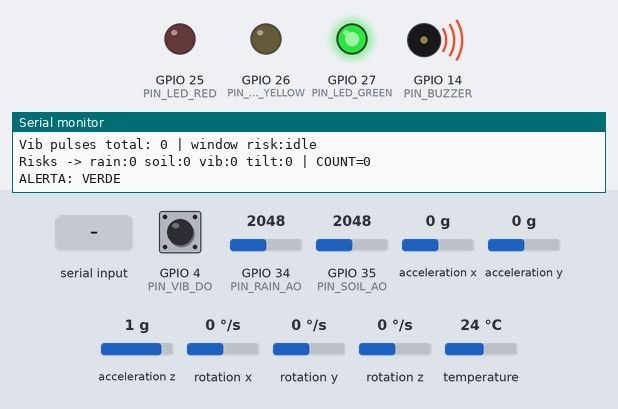
Simulated run of this sketch. Board: ESP32. Parts: output pins drawn as LEDs (lit = HIGH), buzzer (waves = sounding, pin HIGH), the last lines printed to the serial monitor. The test bench sets the inputs (shaded band); at power-on: acceleration z 1 g, GPIO 4 (PIN_VIB_DO) LOW, GPIO 34 (PIN_RAIN_AO) = 2048, GPIO 35 (PIN_SOIL_AO) = 2048, acceleration x 0 g, acceleration y 0 g, rotation x 0 °/s, rotation y 0 °/s, rotation z 0 °/s, temperature 24 °C (analog values on the 0–4095 scale).

Above: at 4.7 s.
4.8 s: acceleration z set to 0 g
7.1 s: GPIO 4 (PIN_VIB_DO) pulsed HIGH 5 times (0.12 s each, 0.3 s apart)
At 9.9 s:
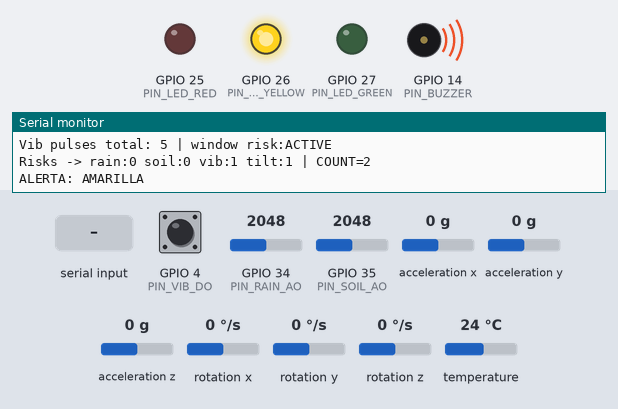
11.0 s: "c" received over Serial
At 14.8 s:
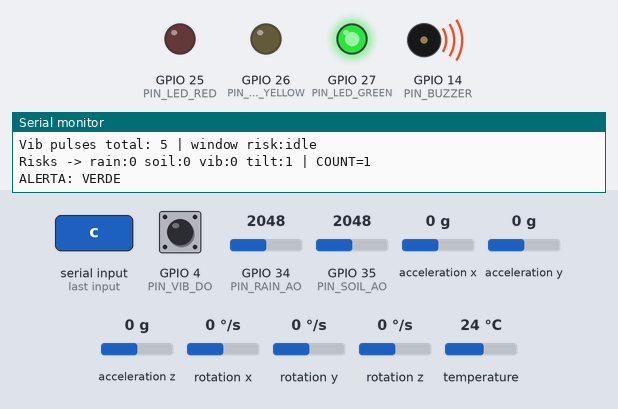
Timing chart, 0 to 16.3 s (numbered marks = the images above; inputs shaded):
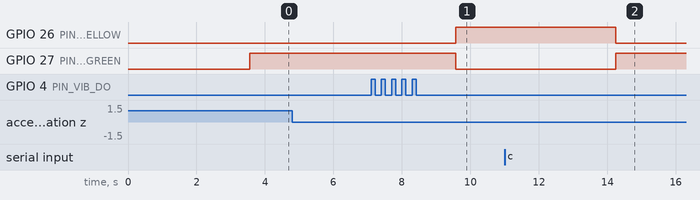

The sketch:

DeslizamientosDeTierra.ino
```cpp
/*
  ESP32 – Alerta de deslizamientos (IMU calibrada, lluvia intensidad/binario,
  vibración, humedad, LEDs, y BUZZER SOLO en ROJO con control activo-bajo/alto)
*/

#include <Wire.h>
#include <Adafruit_MPU6050.h>
#include <Adafruit_Sensor.h>

//===================== CONFIGURACIÓN =====================//
#define RAIN_MODE_BINARY 0             // 0=intensidad (0..100%), 1=binario
enum SoilType { CAPACITIVE, RESISTIVE };
const SoilType SOIL_SENSOR_TYPE = CAPACITIVE;

//---- Pines (ESP32 DevKit V1)
const int PIN_RAIN_AO   = 34;   // ADC1_CH6
const int PIN_SOIL_AO   = 35;   // ADC1_CH7
const int PIN_VIB_DO    = 4;    // Vibración (digital)
const int PIN_LED_RED   = 25;
const int PIN_LED_YELLOW= 26;
const int PIN_LED_GREEN = 27;
const int PIN_BUZZER    = 14;   // Buzzer

//---- Buzzer: si tu buzzer/módulo/transistor es activo-bajo, deja 1
#define BUZZER_ACTIVE_LOW 1

// Utilidades buzzer
inline void BUZZER_WRITE(bool on){
  // si es activo-bajo: ON -> LOW, OFF -> HIGH
  digitalWrite(PIN_BUZZER, BUZZER_ACTIVE_LOW ? !on : on);
}
inline void BUZZER_OFF(){ BUZZER_WRITE(false); }
inline void BUZZER_ON(){  BUZZER_WRITE(true);  }

//---- ADC / Atenuación
#include "driver/adc.h"
#include "esp_adc_cal.h"

//---- MPU6050
Adafruit_MPU6050 mpu;

//---- Promedios simples
template <size_t N>
struct MovingAvg {
  int buf[N]; size_t idx=0; bool filled=false; long sum=0;
  void add(int v){ sum -= filled ? buf[idx] : 0; buf[idx]=v; sum += v; idx=(idx+1)%N; if(idx==0) filled=true; }
  float avg() const { size_t n = filled?N:idx; return n? (float)sum/n : 0.0f; }
};
MovingAvg<10> rainAvg;
MovingAvg<10> soilAvg;

//---- Calibración lluvia (intensidad)
int RAIN_ADC_DRY = 4000;     // seco ≈ alto
int RAIN_ADC_WET = 1200;     // muy mojado ≈ bajo
const uint32_t RAIN_HOLD_MS = 4000;

//---- Lluvia binario
const int   RAIN_WET_ADC_THRESH  = 1600;

//---- Humedad de suelo
const int SOIL_WET_ADC_CAP  = 1800;  // capacitivo: <1800 -> muy húmedo
const int SOIL_WET_ADC_RES  = 2800;  // resistivo:  >2800 -> muy húmedo
const uint32_t SOIL_HOLD_MS = 5000;

//---- Vibración
volatile uint32_t vibPulses = 0;
void IRAM_ATTR vibISR(){ vibPulses++; }
const uint32_t VIB_WINDOW_MS   = 2000;
const uint32_t VIB_PULSES_RISK = 3;
const uint32_t VIB_HOLD_MS     = 3000;

//==== Inclinación / aceleración (con baseline y filtros) ====//
float ROLL_OFFS = 0.0f, PITCH_OFFS = 0.0f;
const float TILT_ABS_DEG_THRESH = 12.0f;
const float TILT_RATE_DEG_PER_H  = 0.20f;
const float SHOCK_G_THRESH       = 0.80f;
const uint32_t IMU_WARMUP_MS     = 800;
const uint32_t IMU_BASELINE_MS   = 2000;
const uint32_t RATE_MIN_DT_MS    = 1000;

//===================== ESTADO =====================//
unsigned long lastReport = 0;
unsigned long lastTiltRateTick = 0;
float lastRollRel=0, lastPitchRel=0;
bool haveLastAngles = false;

unsigned long rainWetSince = 0;
unsigned long soilWetSince = 0;
unsigned long vibActiveSince = 0;
uint32_t lastVibPulseSnapshot = 0;
unsigned long lastVibSnapshotMs = 0;

// Buzzer (solo ROJO)
bool buzzerOn = false;
unsigned long lastBuzzToggle = 0;
const uint32_t BUZZ_PERIOD_MS = 300;

//===================== UTILIDADES =====================//
float clampf(float v, float lo, float hi){ return v<lo?lo:(v>hi?hi:v); }
void computeAngles(const sensors_event_t& a, float& rollDeg, float& pitchDeg){
  float ax=a.acceleration.x, ay=a.acceleration.y, az=a.acceleration.z;
  rollDeg  = atan2f(ay, az) * 180.0f / PI;
  pitchDeg = atan2f(-ax, sqrtf(ay*ay + az*az)) * 180.0f / PI;
}
float mapWetPercentFromADC(int adc, int dryADC, int wetADC){
  if(wetADC >= dryADC) wetADC = dryADC - 1;
  adc = constrain(adc, wetADC, dryADC);
  float pct = (float)(dryADC - adc) / (float)(dryADC - wetADC) * 100.0f;
  return clampf(pct, 0, 100);
}
void calibrateIMU() {
  Serial.println("Calibrando IMU (quieto)...");
  unsigned long t0 = millis();
  while(millis() - t0 < IMU_WARMUP_MS) { delay(5); }
  const int N = 200;
  double sumR=0, sumP=0;
  for(int i=0;i<N;i++){
    sensors_event_t a, g, temp; mpu.getEvent(&a,&g,&temp);
    float r,p; computeAngles(a,r,p); sumR += r; sumP += p;
    delay(IMU_BASELINE_MS / N);
  }
  ROLL_OFFS  = (float)(sumR / N);
  PITCH_OFFS = (float)(sumP / N);
  haveLastAngles = false;
  Serial.printf("Baseline -> roll0=%.2f°, pitch0=%.2f°\n", ROLL_OFFS, PITCH_OFFS);
}

//===================== SETUP =====================//
void setup() {
  Serial.begin(115200); delay(300);

  analogReadResolution(12);
  analogSetPinAttenuation(PIN_RAIN_AO, ADC_11db);
  analogSetPinAttenuation(PIN_SOIL_AO, ADC_11db);

  pinMode(PIN_LED_RED, OUTPUT);
  pinMode(PIN_LED_YELLOW, OUTPUT);
  pinMode(PIN_LED_GREEN, OUTPUT);
  pinMode(PIN_BUZZER, OUTPUT);
  BUZZER_OFF(); // MUY IMPORTANTE: apaga según polaridad

  pinMode(PIN_VIB_DO, INPUT_PULLDOWN);
  attachInterrupt(digitalPinToInterrupt(PIN_VIB_DO), vibISR, RISING);
  lastVibSnapshotMs = millis();

  Wire.begin(21,22);
  if(!mpu.begin()){
    Serial.println("ERROR: MPU6050 no detectado.");
    while(1){ digitalWrite(PIN_LED_RED, !digitalRead(PIN_LED_RED)); delay(200); }
  }
  mpu.setAccelerometerRange(MPU6050_RANGE_4_G);
  mpu.setGyroRange(MPU6050_RANGE_250_DEG);
  mpu.setFilterBandwidth(MPU6050_BAND_10_HZ);

  calibrateIMU();

  Serial.println("\nEscribe 'c' + Enter para recalibrar IMU cuando esté quieto.");
  Serial.println("Nota: 4095 en seco (lluvia/suelo) es normal con estos módulos.");
}

//===================== LOOP =====================//
void loop() {
  // Recalibración por Serial
  if(Serial.available()){
    char ch = Serial.read();
    if(ch=='c' || ch=='C'){ calibrateIMU(); }
  }

  // 1) Lecturas
  int rainRaw = analogRead(PIN_RAIN_AO);
  int soilRaw = analogRead(PIN_SOIL_AO);
  rainAvg.add(rainRaw);
  soilAvg.add(soilRaw);

  sensors_event_t a, g, temp;
  mpu.getEvent(&a, &g, &temp);

  float rollAbs, pitchAbs; computeAngles(a, rollAbs, pitchAbs);
  float rollRel  = rollAbs  - ROLL_OFFS;
  float pitchRel = pitchAbs - PITCH_OFFS;

  // Tasa de inclinación (deg/h)
  unsigned long tnow = millis();
  static float rateLP = 0.0f;
  float tiltRateDegPerHour = 0.0f;
  if(haveLastAngles && (tnow - lastTiltRateTick) >= RATE_MIN_DT_MS){
    float dRoll  = fabsf(rollRel  - lastRollRel);
    float dPitch = fabsf(pitchRel - lastPitchRel);
    float dAng   = max(dRoll, dPitch);
    float dt_s   = (tnow - lastTiltRateTick)/1000.0f;
    float rate_deg_per_s = dAng / dt_s;
    rateLP = 0.90f*rateLP + 0.10f*rate_deg_per_s;
    tiltRateDegPerHour = rateLP * 3600.0f;
    lastRollRel=rollRel; lastPitchRel=pitchRel; lastTiltRateTick=tnow;
  }
  if(!haveLastAngles){ lastRollRel=rollRel; lastPitchRel=pitchRel; lastTiltRateTick=tnow; haveLastAngles=true; }

  // Shock
  float amag = sqrtf(a.acceleration.x*a.acceleration.x + a.acceleration.y*a.acceleration.y + a.acceleration.z*a.acceleration.z);
  float gDev = fabsf(amag - 9.80665f);
  bool shock = (gDev > (SHOCK_G_THRESH * 9.80665f));

  // 2) Lluvia
  bool rainRisk = false; float rainPct = 0.0f;
  if(RAIN_MODE_BINARY){
    bool rainWetNow = (rainAvg.avg() < RAIN_WET_ADC_THRESH);
    static unsigned long rainSince=0;
    if(rainWetNow){ if(rainSince==0) rainSince=tnow; } else { rainSince=0; }
    rainRisk = (rainSince>0 && tnow - rainSince >= RAIN_HOLD_MS);
    rainPct = rainWetNow ? 100.0f : 0.0f;
  } else {
    rainPct = mapWetPercentFromADC((int)rainAvg.avg(), RAIN_ADC_DRY, RAIN_ADC_WET);
    const float RAIN_RISK_PERCENT = 70.0f;
    static unsigned long rainHighSince=0;
    bool highNow = (rainPct >= RAIN_RISK_PERCENT);
    if(highNow){ if(rainHighSince==0) rainHighSince=tnow; } else { rainHighSince=0; }
    rainRisk = (rainHighSince>0 && tnow - rainHighSince >= RAIN_HOLD_MS);
  }

  // 3) Suelo
  bool soilWetNow = (SOIL_SENSOR_TYPE==CAPACITIVE) ? (soilAvg.avg() < SOIL_WET_ADC_CAP)
                                                   : (soilAvg.avg() > SOIL_WET_ADC_RES);
  if(soilWetNow){ if(soilWetSince==0) soilWetSince=tnow; } else { soilWetSince=0; }
  bool soilRisk = (soilWetSince>0) && (tnow - soilWetSince >= SOIL_HOLD_MS);

  // 4) Vibración
  if(tnow - lastVibSnapshotMs >= VIB_WINDOW_MS){
    uint32_t pulses = vibPulses - lastVibPulseSnapshot;
    lastVibPulseSnapshot = vibPulses;
    lastVibSnapshotMs = tnow;
    if(pulses >= VIB_PULSES_RISK){ vibActiveSince = tnow; }
  }
  bool vibRisk = (vibActiveSince>0) && (tnow - vibActiveSince <= VIB_HOLD_MS);

  // 5) Inclinación
  bool tiltRisk = (fabsf(rollRel)  >= TILT_ABS_DEG_THRESH) ||
                  (fabsf(pitchRel) >= TILT_ABS_DEG_THRESH) ||
                  (tiltRateDegPerHour >= TILT_RATE_DEG_PER_H) ||
                  shock;

  // 6) Fusión
  uint8_t riskCount = (rainRisk?1:0) + (soilRisk?1:0) + (vibRisk?1:0) + (tiltRisk?1:0);
  bool red    = (riskCount >= 3);
  bool yellow = (!red && riskCount == 2);
  bool green  = (!red && !yellow);

  digitalWrite(PIN_LED_RED,    red);
  digitalWrite(PIN_LED_YELLOW, yellow);
  digitalWrite(PIN_LED_GREEN,  green);

  // 7) BUZZER SOLO EN ROJO (con polaridad correcta)
  if(red){
    if(millis() - lastBuzzToggle >= BUZZ_PERIOD_MS){
      lastBuzzToggle = millis();
      buzzerOn = !buzzerOn;
      if(buzzerOn) BUZZER_ON(); else BUZZER_OFF();
    }
  } else {
    buzzerOn = false;
    BUZZER_OFF();
  }

  // 8) Telemetría
  if(millis() - lastReport > 700){
    lastReport = millis();
    Serial.println("------");
    Serial.printf("Rain raw(avg): %d (%.0f)\n", rainRaw, rainAvg.avg());
    if(RAIN_MODE_BINARY){
      Serial.printf("Rain bin: %s (th=%d, hold=%lus)\n",
                    (rainRisk?"RIESGO lluvia":"no"), RAIN_WET_ADC_THRESH, RAIN_HOLD_MS/1000);
    } else {
      Serial.printf("Rain intensity: %.1f %% (dry=%d, wet=%d)\n",
                    rainPct, RAIN_ADC_DRY, RAIN_ADC_WET);
    }
    Serial.printf("Soil raw(avg): %d (%.0f) | Risk: %s\n",
                  soilRaw, soilAvg.avg(), soilRisk?"YES":"no");
    Serial.printf("Tilt REL roll/pitch: %.2f / %.2f deg | rate: %.3f deg/h | shock:%s\n",
                  rollRel, pitchRel, tiltRateDegPerHour, shock?"YES":"no");
    Serial.printf("Vib pulses total: %lu | window risk:%s\n",
                  (unsigned long)vibPulses, vibRisk?"ACTIVE":"idle");
    Serial.printf("Risks -> rain:%d soil:%d vib:%d tilt:%d | COUNT=%u\n",
                  rainRisk, soilRisk, vibRisk, tiltRisk, riskCount);
    Serial.printf("ALERTA: %s %s\n",
                  red?"ROJA": (yellow?"AMARILLA":"VERDE"),
                  red? "(BUZZER)": "");
  }

  delay(10);
}
```

Measured:
- after the input at 7.1 s, GPIO 26 (PIN_LED_YELLOW): LOW → HIGH after 2.5 s; GPIO 27 (PIN_LED_GREEN): HIGH → LOW after 2.5 s
- after the input at 11.0 s, GPIO 26 (PIN_LED_YELLOW): HIGH → LOW after 3.3 s instead of 1.6 s; GPIO 27 (PIN_LED_GREEN): LOW → HIGH after 3.3 s instead of 1.6 s
